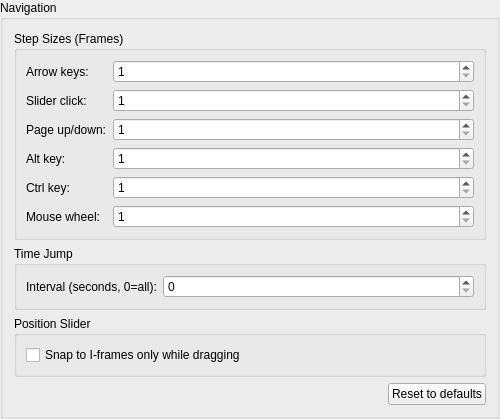
<?xml version="1.0" encoding="UTF-8"?>
<ui version="4.0">
 <class>TTCutSettingsNavigation</class>
 <widget class="QGroupBox" name="TTCutSettingsNavigation">
  <property name="geometry">
   <rect><x>0</x><y>0</y><width>500</width><height>320</height></rect>
  </property>
  <property name="title"><string>Navigation</string></property>
  <layout class="QVBoxLayout">
   <item>
    <widget class="QGroupBox" name="gbNavigation">
     <property name="title"><string>Step Sizes (Frames)</string></property>
     <layout class="QFormLayout">
      <item row="0" column="0">
       <widget class="QLabel" name="laArrow">
        <property name="text"><string>Arrow keys:</string></property>
        <property name="toolTip"><string>Number of frames per arrow key press (right/left, without modifier).</string></property>
       </widget>
      </item>
      <item row="0" column="1">
       <widget class="QSpinBox" name="sbArrowKeyPlacement">
        <property name="minimum"><number>1</number></property>
        <property name="maximum"><number>1000</number></property>
        <property name="toolTip"><string>Number of frames per arrow key press (right/left, without modifier).</string></property>
       </widget>
      </item>
      <item row="1" column="0">
       <widget class="QLabel" name="laSlider">
        <property name="text"><string>Slider click:</string></property>
        <property name="toolTip"><string>How far the position slider jumps when clicked next to the handle (in frames).</string></property>
       </widget>
      </item>
      <item row="1" column="1">
       <widget class="QSpinBox" name="sbSliderClickPlacement">
        <property name="minimum"><number>1</number></property>
        <property name="maximum"><number>1000</number></property>
        <property name="toolTip"><string>How far the position slider jumps when clicked next to the handle (in frames).</string></property>
       </widget>
      </item>
      <item row="2" column="0">
       <widget class="QLabel" name="laPgUpDown">
        <property name="text"><string>Page up/down:</string></property>
        <property name="toolTip"><string>Number of frames for the Page Up/Down key.</string></property>
       </widget>
      </item>
      <item row="2" column="1">
       <widget class="QSpinBox" name="sbPgUpDown">
        <property name="minimum"><number>1</number></property>
        <property name="maximum"><number>1000</number></property>
        <property name="toolTip"><string>Number of frames for the Page Up/Down key.</string></property>
       </widget>
      </item>
      <item row="3" column="0">
       <widget class="QLabel" name="laAlt">
        <property name="text"><string>Alt key:</string></property>
        <property name="toolTip"><string>Number of frames for Alt+Arrow.</string></property>
       </widget>
      </item>
      <item row="3" column="1">
       <widget class="QSpinBox" name="sbAltDistance">
        <property name="minimum"><number>1</number></property>
        <property name="maximum"><number>1000</number></property>
        <property name="toolTip"><string>Number of frames for Alt+Arrow.</string></property>
       </widget>
      </item>
      <item row="4" column="0">
       <widget class="QLabel" name="laCtrl">
        <property name="text"><string>Ctrl key:</string></property>
        <property name="toolTip"><string>Number of frames for Ctrl+Arrow.</string></property>
       </widget>
      </item>
      <item row="4" column="1">
       <widget class="QSpinBox" name="sbCtrlDistance">
        <property name="minimum"><number>1</number></property>
        <property name="maximum"><number>1000</number></property>
        <property name="toolTip"><string>Number of frames for Ctrl+Arrow.</string></property>
       </widget>
      </item>
      <item row="5" column="0">
       <widget class="QLabel" name="laMouseWheel">
        <property name="text"><string>Mouse wheel:</string></property>
        <property name="toolTip"><string>Number of frames per mouse wheel tick.</string></property>
       </widget>
      </item>
      <item row="5" column="1">
       <widget class="QSpinBox" name="sbMouseWheel">
        <property name="minimum"><number>1</number></property>
        <property name="maximum"><number>1000</number></property>
        <property name="toolTip"><string>Number of frames per mouse wheel tick.</string></property>
       </widget>
      </item>
     </layout>
    </widget>
   </item>
   <item>
    <widget class="QGroupBox" name="gbQuickJump">
     <property name="title"><string>Time Jump</string></property>
     <layout class="QFormLayout">
      <item row="0" column="0">
       <widget class="QLabel" name="laQJInterval">
        <property name="text"><string>Interval (seconds, 0=all):</string></property>
        <property name="toolTip"><string>Interval for the Time Jump dialog, in seconds.</string></property>
       </widget>
      </item>
      <item row="0" column="1">
       <widget class="QSpinBox" name="sbQuickJumpInterval">
        <property name="minimum"><number>0</number></property>
        <property name="maximum"><number>600</number></property>
        <property name="toolTip"><string>Interval for the Time Jump dialog, in seconds.</string></property>
       </widget>
      </item>
     </layout>
    </widget>
   </item>
   <item>
    <widget class="QGroupBox" name="gbSliderDrag">
     <property name="title"><string>Position Slider</string></property>
     <layout class="QVBoxLayout">
      <item>
       <widget class="QCheckBox" name="cbQuickSearch">
        <property name="text"><string>Snap to I-frames only while dragging</string></property>
        <property name="toolTip"><string>While dragging the position slider in the main window, snap only to the nearest I-frame (faster) instead of the exact frame position (frame-accurate, but slower while dragging).</string></property>
       </widget>
      </item>
     </layout>
    </widget>
   </item>
   <item>
    <spacer><property name="orientation"><enum>Qt::Vertical</enum></property><property name="sizeHint" stdset="0"><size><width>20</width><height>40</height></size></property></spacer>
   </item>
   <item>
    <layout class="QHBoxLayout">
     <item><spacer><property name="orientation"><enum>Qt::Horizontal</enum></property><property name="sizeHint" stdset="0"><size><width>40</width><height>20</height></size></property></spacer></item>
     <item>
      <widget class="QPushButton" name="btnResetDefaults">
       <property name="text"><string>Reset to defaults</string></property>
       <property name="toolTip"><string>Reset the values in this category to their factory defaults. Changes are applied only when you click OK.</string></property>
      </widget>
     </item>
    </layout>
   </item>
  </layout>
 </widget>
 <resources/>
 <connections/>
</ui>
